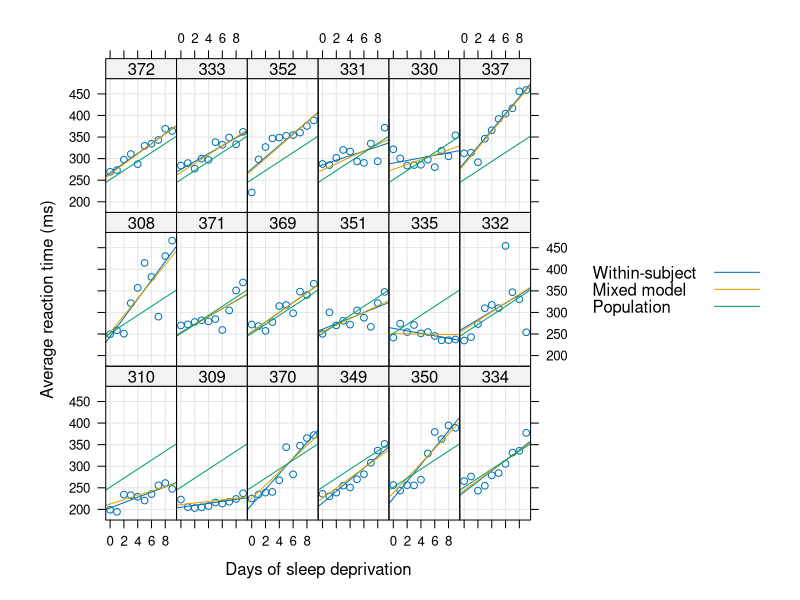
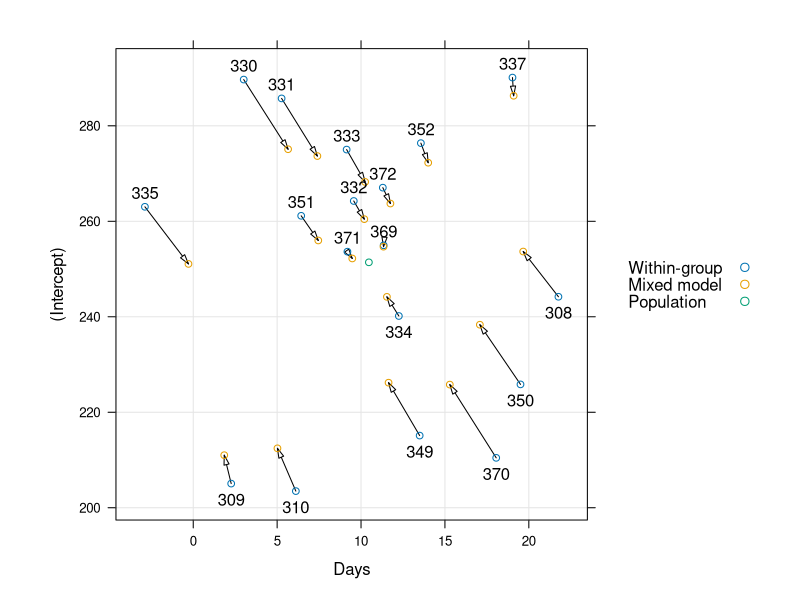

The R source for these figures, in order:
## ---- chunk 1
#| label: fig:r-sleepstudy-lines
#| warning: false
#| echo: false
library("lme4")
library("lattice")

df <- coef(lmList(Reaction ~ Days | Subject, sleepstudy))
fm2 <- lmer(Reaction ~ Days + (Days|Subject), sleepstudy)
fclow <- subset(df, `(Intercept)` < 251)
fchigh <- subset(df, `(Intercept)` > 251)
cc1 <- as.data.frame(coef(fm2)$Subject)
names(cc1) <- c("A", "B")
df <- cbind(df, cc1)
ff <- fixef(fm2)

xyplot(Reaction ~ Days | Subject, sleepstudy, aspect = "xy",
            type = c("g", "p", "r"),
             coef.list = df[,3:4],
             panel = function(..., coef.list) {
                 panel.xyplot(...)
                 panel.abline(as.numeric(coef.list[packet.number(),]),
                              col.line = trellis.par.get("superpose.line")$col[2],
                              lty = trellis.par.get("superpose.line")$lty[2]
                              )
                 panel.abline(fixef(fm2),
                             col.line = trellis.par.get("superpose.line")$col[3],
                             lty = trellis.par.get("superpose.line")$lty[3]
                             )
             },
             index.cond = function(x,y) coef(lm(y ~ x))[1],
             xlab = "Days of sleep deprivation",
             ylab = "Average reaction time (ms)",
             key = list(space = "right", columns = 1,
             text = list(c("Within-subject", "Mixed model", "Population")),
             lines = list(col = trellis.par.get("superpose.line")$col[1:3],
             lty = trellis.par.get("superpose.line")$lty[1:3])))
## ---- chunk 2
#| label: fig:r-sleepstudy-shrinkage
#| warning: false
#| echo: false

with(df,
     print(xyplot(`(Intercept)` ~ Days, aspect = 1,
                  x1 = B, y1 = A,
                  panel = function(x, y, x1, y1, subscripts, ...) {
                      panel.grid(h = -1, v = -1)
                      x1 <- x1[subscripts]
                      y1 <- y1[subscripts]
                      larrows(x, y, x1, y1, type = "closed", length = 0.1,
                              angle = 15, ...)
                      lpoints(x, y,
                              pch = trellis.par.get("superpose.symbol")$pch[1],
                              col = trellis.par.get("superpose.symbol")$col[1])
                      lpoints(x1, y1,
                              pch = trellis.par.get("superpose.symbol")$pch[2],
                              col = trellis.par.get("superpose.symbol")$col[2])
                      lpoints(ff[2], ff[1],
                              pch = trellis.par.get("superpose.symbol")$pch[3],
                              col = trellis.par.get("superpose.symbol")$col[3])
                      ltext(fclow[,2], fclow[,1], row.names(fclow),
                            adj = c(0.5, 1.7))
                      ltext(fchigh[,2], fchigh[,1], row.names(fchigh),
                            adj = c(0.5, -0.6))
                  },
                  key = list(space = "right", columns = 1,
                  text = list(c("Within-group", "Mixed model", "Population")),
                  points = list(col = trellis.par.get("superpose.symbol")$col[1:3],
                  pch = trellis.par.get("superpose.symbol")$pch[1:3]))
                  )))
